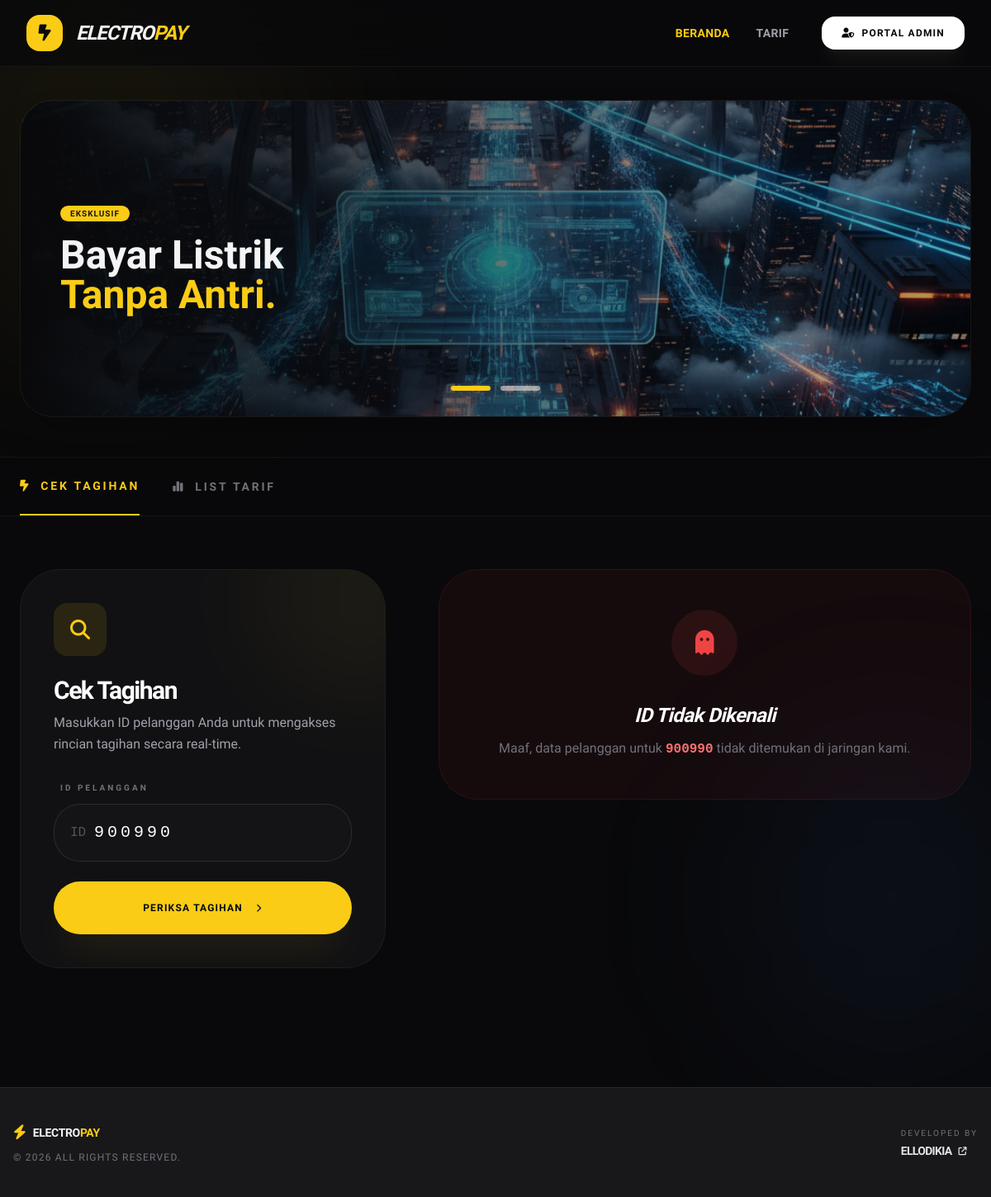
The page /index.php?id_pelanggan=900990 on the database as committed earlier.
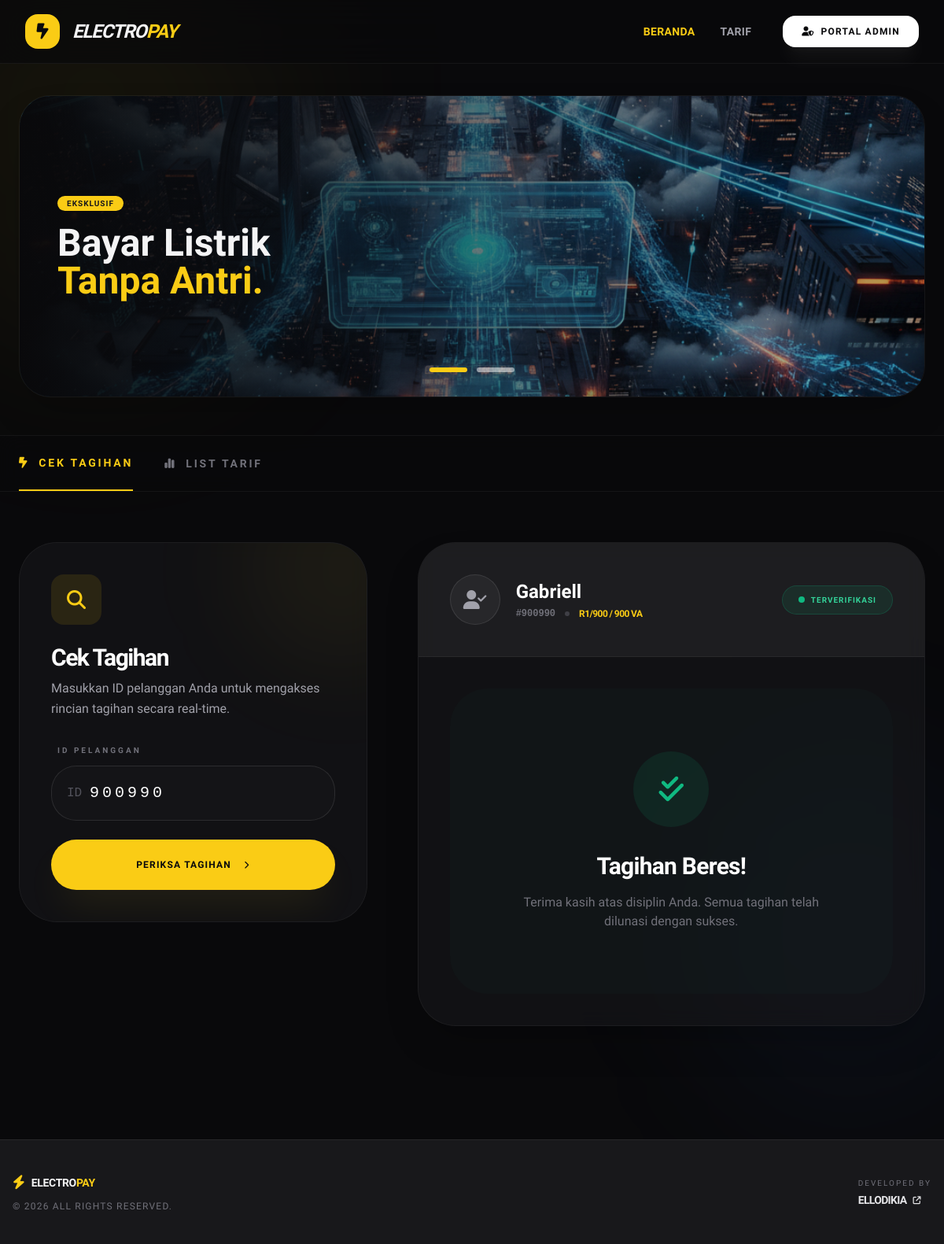
The same page on the database as committed later.
### tables this page shows
CREATE TABLE `payment_pelanggan` (
  `id` int(10) NOT NULL,
  `id_pelanggan` varchar(100) DEFAULT NULL,
  `nometer` varchar(50) NOT NULL,
  `nama` varchar(50) NOT NULL,
  `alamat` text NOT NULL,
  `kodetarif` varchar(50) NOT NULL
);

CREATE TABLE `payment_tarif` (
  `id` int(11) NOT NULL,
  `kodetarif` varchar(50) DEFAULT NULL,
  `daya` varchar(50) NOT NULL,
  `tarifperkwh` varchar(50) NOT NULL
);

### index.php (the view, shortened to what the changed rows need)
<?php
include 'koneksi.php';
?>
<!DOCTYPE html>
<html lang="en" class="scroll-smooth">
<head>
    <script src="https://cdn.tailwindcss.com"></script>
    <link rel="stylesheet" href="https://cdnjs.cloudflare.com/ajax/libs/font-awesome/6.5.1/css/all.min.css" />
    <link href="https://cdnjs.cloudflare.com/ajax/libs/flowbite/2.3.0/flowbite.min.css" rel="stylesheet" />
</head>
<body class="bg-zinc-950 text-zinc-100 selection:bg-yellow-400 selection:text-zinc-900 overflow-x-hidden">
    <div class="max-w-7xl mx-auto px-6 mt-10">
        <div id="default-carousel" class="relative w-full group" data-carousel="slide">
            <div class="relative h-56 overflow-hidden rounded-[2.5rem] md:h-96 border border-white/5 shadow-2xl">
                <div class="hidden duration-1000 ease-in-out" data-carousel-item>
                    <div class="absolute inset-0 bg-gradient-to-r from-zinc-950 via-zinc-950/40 to-transparent flex items-center px-12">
                        <div class="max-w-md space-y-4">
                            <h2 class="text-4xl md:text-5xl font-black leading-none">Bayar Listrik <br><span class="text-yellow-400">Tanpa Antri.</span></h2>
                        </div>
                    </div>
                </div>
            </div>
        </div>
    </div>
    <main class="max-w-7xl mx-auto px-6 py-16">
        <div class="grid grid-cols-1 lg:grid-cols-12 gap-16 items-start">
            <div class="lg:col-span-5 lg:sticky lg:top-44">
                <div class="glass-card p-10 rounded-[3rem] shadow-3xl relative overflow-hidden group">
                    <div class="relative space-y-8">
                        <div>
                            <h2 class="text-3xl font-black tracking-tighter text-white">Cek Tagihan</h2>
                        </div>
                    </div>
                </div>
            </div>
            <div class="lg:col-span-7">
                <?php if (isset($_GET['id_pelanggan'])):
                    $id_pel = mysqli_real_escape_string($koneksi, $_GET['id_pelanggan']);
                    $q_pel = mysqli_query($koneksi, "SELECT p.*, t.daya FROM payment_pelanggan p JOIN payment_tarif t ON p.kodetarif = t.kodetarif WHERE p.id_pelanggan = '$id_pel'");
                    $d_pel = mysqli_fetch_assoc($q_pel);
                ?>
                <div class="animate-[fadeIn_0.6s_ease-out]">
                    <?php if ($d_pel):
                        $q_tag = mysqli_query($koneksi, "SELECT * FROM payment_tagihan WHERE id_pelanggan = '$id_pel' AND status = 0 ORDER BY id DESC");
                    ?>
                        <div class="glass-card rounded-[3rem] border border-white/5 overflow-hidden shadow-2xl">
                            <div class="p-10 border-b border-white/5 bg-white/5 flex flex-col md:flex-row justify-between items-start md:items-center gap-6">
                                <div class="flex items-center gap-5">
                                    <div class="w-16 h-16 rounded-full bg-zinc-800 flex items-center justify-center text-zinc-400 border border-white/10">
                                        <i class="fa-solid fa-user-check text-2xl"></i>
                                    </div>
                                    <div>
                                        <h3 class="text-2xl font-black text-white"><?= $d_pel['nama'] ?></h3>
                                        <div class="flex items-center gap-3 mt-1">
                                            <span class="text-zinc-500 text-xs font-bold font-mono">#<?= $d_pel['id_pelanggan'] ?></span>
                                            <span class="w-1.5 h-1.5 rounded-full bg-zinc-700"></span>
                                            <span class="text-yellow-400 text-xs font-black uppercase tracking-tighter"><?= $d_pel['kodetarif'] ?> / <?= $d_pel['daya'] ?> VA</span>
                                        </div>
                                    </div>
                                </div>
                                <div class="px-5 py-2.5 rounded-full bg-emerald-500/10 border border-emerald-500/20">
                                    <span class="text-emerald-400 text-[10px] font-black uppercase tracking-widest flex items-center gap-2">
                                        <span class="w-2 h-2 rounded-full bg-emerald-500 animate-pulse"></span> Terverifikasi
                                    </span>
                                </div>
                            </div>
                            <div class="p-10">
                                <?php if (mysqli_num_rows($q_tag) > 0): ?>
                                    <h4 class="text-xs font-black text-zinc-500 uppercase tracking-[0.3em] mb-8">Tagihan Belum Terbayar</h4>
                                    <div class="grid grid-cols-1 gap-6">
                                        <?php while ($tag = mysqli_fetch_assoc($q_tag)): ?>
                                            <div class="bg-zinc-900/40 p-8 rounded-[2rem] border border-white/5 hover:border-yellow-400/30 transition-all group relative overflow-hidden">
                                                <div class="absolute right-0 top-0 h-full w-24 bg-gradient-to-l from-red-500/5 to-transparent"></div>
                                                <div class="flex flex-col md:flex-row justify-between items-start md:items-center gap-6 relative z-10">
                                                    <div class="flex items-center gap-6">
                                                        <div class="w-14 h-14 bg-zinc-800 rounded-2xl flex items-center justify-center text-zinc-500 group-hover:text-yellow-400 transition-colors">
                                                            <i class="fa-solid fa-file-invoice text-xl"></i>
                                                        </div>
                                                        <div>
                                                            <p class="text-zinc-500 text-[10px] font-black uppercase tracking-widest"><?= $tag['bulan'] ?> <?= $tag['tahun'] ?></p>
                                                            <h4 class="text-white font-black text-3xl mt-1 tracking-tighter">Rp <?= number_format($tag['jumlahtagihan'], 0, ',', '.') ?></h4>
                                                        </div>
                                                    </div>
                                                    <div class="flex flex-col items-end">
                                                        <span class="bg-red-500/10 text-red-500 text-[10px] font-black px-4 py-2 rounded-full uppercase border border-red-500/10 mb-2">Tunggakan</span>
                                                        <p class="text-zinc-600 text-[10px] font-bold italic">Batas bayar: Tgl 20</p>
                                                    </div>
                                                </div>
                                            </div>
                                        <?php endwhile; ?>
                                    </div>
                                    <div class="mt-10 p-6 bg-yellow-400/5 rounded-[2rem] border border-yellow-400/10 flex items-start gap-5">
                                        <div class="p-3 bg-yellow-400 rounded-xl text-zinc-950">
                                            <i class="fa-solid fa-circle-info"></i>
                                        </div>
                                        <div>
                                            <p class="text-zinc-200 text-sm font-bold">Instruksi Pembayaran</p>
                                            <p class="text-zinc-500 text-xs leading-relaxed mt-1">Gunakan ID Pelanggan Anda untuk membayar melalui m-Banking, ATM, atau agen POS/PPOB terdekat.</p>
                                        </div>
                                    </div>
                                <?php else: ?>
                                    <div class="text-center py-20 bg-emerald-500/[0.02] rounded-[3rem]">
                                        <div class="w-24 h-24 bg-emerald-500/10 text-emerald-500 rounded-full flex items-center justify-center mx-auto mb-8 float-anim">
                                            <i class="fa-solid fa-check-double text-4xl"></i>
                                        </div>
                                        <h4 class="text-3xl font-black text-white tracking-tight">Tagihan Beres!</h4>
                                        <p class="text-zinc-500 mt-4 max-w-sm mx-auto font-medium">Terima kasih atas disiplin Anda. Semua tagihan telah dilunasi dengan sukses.</p>
                                    </div>
                                <?php endif; ?>
                            </div>
                        </div>
                    <?php else: ?>
                        <div class="bg-red-500/5 border border-red-500/10 p-12 rounded-[3rem] text-center">
                            <div class="w-20 h-20 bg-red-500/10 text-red-500 rounded-full flex items-center justify-center mx-auto mb-8">
                                <i class="fa-solid fa-ghost text-3xl"></i>
                            </div>
                            <h4 class="text-white font-black text-2xl tracking-tight italic">ID Tidak Dikenali</h4>
                            <p class="text-zinc-500 mt-3 font-medium">Maaf, data pelanggan untuk <span class="text-red-400 font-mono font-black"><?= htmlspecialchars($id_pel) ?></span> tidak ditemukan di jaringan kami.</p>
                        </div>
                    <?php endif; ?>
                </div>
                <?php endif; ?>
            </div>
        </div>
    </main>
</body>
</html>

Rows that differ between the two databases and show on the page:
added payment_pelanggan: nama "Gabriell", id_pelanggan "900990", kodetarif "R1/900", payment_tarif.daya "900"
Other text that changed with them:
$id_pel: "900990" → (not shown)
text no longer shown: "ID Tidak Dikenali Maaf, data pelanggan untuk tidak ditemukan di jaringan kami."
text now shown: "# / VA TERVERIFIKASI Tagihan Beres! Terima kasih atas disiplin Anda. Semua tagihan telah dilunasi dengan sukses."
